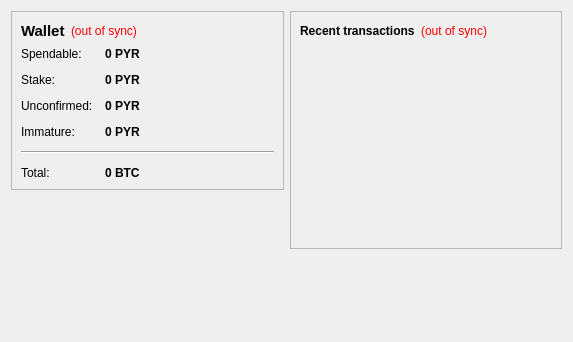
<?xml version="1.0" encoding="UTF-8"?>
<ui version="4.0">
 <class>OverviewPage</class>
 <widget class="QWidget" name="OverviewPage">
  <property name="geometry">
   <rect>
    <x>0</x>
    <y>0</y>
    <width>573</width>
    <height>342</height>
   </rect>
  </property>
  <property name="windowTitle">
   <string>Form</string>
  </property>
  <layout class="QHBoxLayout" name="horizontalLayout" stretch="1,1">
   <item>
    <layout class="QVBoxLayout" name="verticalLayout_2">
     <item>
      <widget class="QFrame" name="frame">
       <property name="frameShape">
        <enum>QFrame::StyledPanel</enum>
       </property>
       <property name="frameShadow">
        <enum>QFrame::Raised</enum>
       </property>
       <layout class="QVBoxLayout" name="verticalLayout_4">
        <item>
         <layout class="QHBoxLayout" name="horizontalLayout_4">
          <item>
           <widget class="QLabel" name="label_5">
            <property name="font">
             <font>
              <pointsize>11</pointsize>
              <weight>75</weight>
              <bold>true</bold>
             </font>
            </property>
            <property name="text">
             <string>Wallet</string>
            </property>
           </widget>
          </item>
          <item>
           <widget class="QLabel" name="labelWalletStatus">
            <property name="toolTip">
             <string>The displayed information may be out of date. Your wallet automatically synchronizes with the PyroCoin network after a connection is established, but this process has not completed yet.</string>
            </property>
            <property name="styleSheet">
             <string notr="true">QLabel { color: red; }</string>
            </property>
            <property name="text">
             <string notr="true">(out of sync)</string>
            </property>
            <property name="alignment">
             <set>Qt::AlignLeading|Qt::AlignLeft|Qt::AlignVCenter</set>
            </property>
           </widget>
          </item>
          <item>
           <spacer name="horizontalSpacer_2">
            <property name="orientation">
             <enum>Qt::Horizontal</enum>
            </property>
            <property name="sizeHint" stdset="0">
             <size>
              <width>40</width>
              <height>20</height>
             </size>
            </property>
           </spacer>
          </item>
         </layout>
        </item>
        <item>
         <layout class="QFormLayout" name="formLayout_2">
          <property name="fieldGrowthPolicy">
           <enum>QFormLayout::AllNonFixedFieldsGrow</enum>
          </property>
          <property name="horizontalSpacing">
           <number>12</number>
          </property>
          <property name="verticalSpacing">
           <number>12</number>
          </property>
          <item row="0" column="0">
           <widget class="QLabel" name="label">
            <property name="text">
             <string>Spendable:</string>
            </property>
           </widget>
          </item>
          <item row="0" column="1">
           <widget class="QLabel" name="labelBalance">
            <property name="font">
             <font>
              <weight>75</weight>
              <bold>true</bold>
             </font>
            </property>
            <property name="cursor">
             <cursorShape>IBeamCursor</cursorShape>
            </property>
            <property name="toolTip">
             <string>Your current spendable balance</string>
            </property>
            <property name="text">
             <string notr="true">0 PYR</string>
            </property>
            <property name="textInteractionFlags">
             <set>Qt::LinksAccessibleByMouse|Qt::TextSelectableByKeyboard|Qt::TextSelectableByMouse</set>
            </property>
           </widget>
          </item>
          <item row="1" column="0">
           <widget class="QLabel" name="label_6">
            <property name="text">
             <string>Stake:</string>
            </property>
           </widget>
          </item>
          <item row="1" column="1">
           <widget class="QLabel" name="labelStake">
            <property name="font">
             <font>
              <weight>75</weight>
              <bold>true</bold>
             </font>
            </property>
            <property name="cursor">
             <cursorShape>IBeamCursor</cursorShape>
            </property>
            <property name="toolTip">
             <string>Total of coins that was staked, and do not yet count toward the current balance</string>
            </property>
            <property name="text">
             <string notr="true">0 PYR</string>
            </property>
            <property name="textInteractionFlags">
             <set>Qt::LinksAccessibleByMouse|Qt::TextSelectableByKeyboard|Qt::TextSelectableByMouse</set>
            </property>
           </widget>
          </item>
          <item row="2" column="0">
           <widget class="QLabel" name="label_3">
            <property name="text">
             <string>Unconfirmed:</string>
            </property>
           </widget>
          </item>
          <item row="2" column="1">
           <widget class="QLabel" name="labelUnconfirmed">
            <property name="font">
             <font>
              <weight>75</weight>
              <bold>true</bold>
             </font>
            </property>
            <property name="cursor">
             <cursorShape>IBeamCursor</cursorShape>
            </property>
            <property name="toolTip">
             <string>Total of transactions that have yet to be confirmed, and do not yet count toward the current balance</string>
            </property>
            <property name="text">
             <string notr="true">0 PYR</string>
            </property>
            <property name="textInteractionFlags">
             <set>Qt::LinksAccessibleByMouse|Qt::TextSelectableByKeyboard|Qt::TextSelectableByMouse</set>
            </property>
           </widget>
          </item>
          <item row="3" column="0">
           <widget class="QLabel" name="labelImmatureText">
            <property name="text">
             <string>Immature:</string>
            </property>
           </widget>
          </item>
          <item row="3" column="1">
           <widget class="QLabel" name="labelImmature">
            <property name="font">
             <font>
              <weight>75</weight>
              <bold>true</bold>
             </font>
            </property>
            <property name="toolTip">
             <string>Mined balance that has not yet matured</string>
            </property>
            <property name="text">
             <string notr="true">0 PYR</string>
            </property>
            <property name="textInteractionFlags">
             <set>Qt::LinksAccessibleByMouse|Qt::TextSelectableByKeyboard|Qt::TextSelectableByMouse</set>
            </property>
           </widget>
          </item>
          <item row="4" column="0" colspan="2">
           <widget class="Line" name="line">
            <property name="orientation">
             <enum>Qt::Horizontal</enum>
            </property>
           </widget>
          </item>
          <item row="5" column="0">
           <widget class="QLabel" name="labelTotalText">
            <property name="text">
             <string>Total:</string>
            </property>
           </widget>
          </item>
          <item row="5" column="1">
           <widget class="QLabel" name="labelTotal">
            <property name="font">
             <font>
              <weight>75</weight>
              <bold>true</bold>
             </font>
            </property>
            <property name="cursor">
             <cursorShape>IBeamCursor</cursorShape>
            </property>
            <property name="toolTip">
             <string>Your current total balance</string>
            </property>
            <property name="text">
             <string notr="true">0 BTC</string>
            </property>
            <property name="textInteractionFlags">
             <set>Qt::LinksAccessibleByMouse|Qt::TextSelectableByKeyboard|Qt::TextSelectableByMouse</set>
            </property>
           </widget>
          </item>
         </layout>
        </item>
       </layout>
      </widget>
     </item>
     <item>
      <spacer name="verticalSpacer">
       <property name="orientation">
        <enum>Qt::Vertical</enum>
       </property>
       <property name="sizeHint" stdset="0">
        <size>
         <width>20</width>
         <height>40</height>
        </size>
       </property>
      </spacer>
     </item>
    </layout>
   </item>
   <item>
    <layout class="QVBoxLayout" name="verticalLayout_3">
     <item>
      <widget class="QFrame" name="frame_2">
       <property name="frameShape">
        <enum>QFrame::StyledPanel</enum>
       </property>
       <property name="frameShadow">
        <enum>QFrame::Raised</enum>
       </property>
       <layout class="QVBoxLayout" name="verticalLayout">
        <item>
         <layout class="QHBoxLayout" name="horizontalLayout_2">
          <item>
           <widget class="QLabel" name="label_4">
            <property name="text">
             <string>&lt;b&gt;Recent transactions&lt;/b&gt;</string>
            </property>
           </widget>
          </item>
          <item>
           <widget class="QLabel" name="labelTransactionsStatus">
            <property name="toolTip">
             <string>The displayed information may be out of date. Your wallet automatically synchronizes with the PyroCoin network after a connection is established, but this process has not completed yet.</string>
            </property>
            <property name="styleSheet">
             <string notr="true">QLabel { color: red; }</string>
            </property>
            <property name="text">
             <string notr="true">(out of sync)</string>
            </property>
            <property name="alignment">
             <set>Qt::AlignRight|Qt::AlignTrailing|Qt::AlignVCenter</set>
            </property>
           </widget>
          </item>
          <item>
           <spacer name="horizontalSpacer">
            <property name="orientation">
             <enum>Qt::Horizontal</enum>
            </property>
            <property name="sizeHint" stdset="0">
             <size>
              <width>40</width>
              <height>20</height>
             </size>
            </property>
           </spacer>
          </item>
         </layout>
        </item>
        <item>
         <widget class="QListView" name="listTransactions">
          <property name="styleSheet">
           <string notr="true">QListView { background: transparent; }</string>
          </property>
          <property name="frameShape">
           <enum>QFrame::NoFrame</enum>
          </property>
          <property name="verticalScrollBarPolicy">
           <enum>Qt::ScrollBarAlwaysOff</enum>
          </property>
          <property name="horizontalScrollBarPolicy">
           <enum>Qt::ScrollBarAlwaysOff</enum>
          </property>
          <property name="selectionMode">
           <enum>QAbstractItemView::NoSelection</enum>
          </property>
         </widget>
        </item>
       </layout>
      </widget>
     </item>
     <item>
      <spacer name="verticalSpacer_2">
       <property name="orientation">
        <enum>Qt::Vertical</enum>
       </property>
       <property name="sizeHint" stdset="0">
        <size>
         <width>20</width>
         <height>40</height>
        </size>
       </property>
      </spacer>
     </item>
    </layout>
   </item>
  </layout>
 </widget>
 <resources/>
 <connections/>
</ui>
